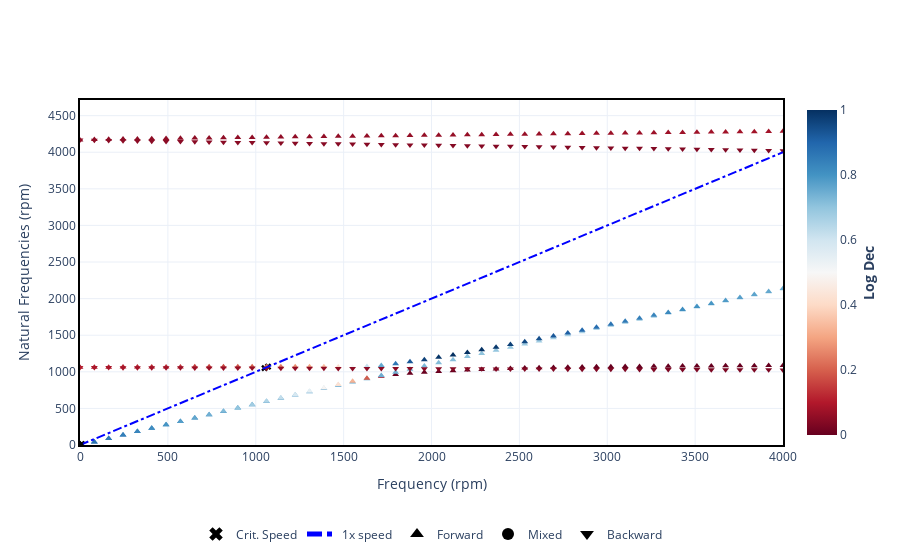

The cell this chart's notebook holds for it:
### Code cell
# The input units must be according to your unit standard system
campbell = rotor.run_campbell(np.linspace(0, 4000 * np.pi / 30, 50))
# Plotting frequency in RPM
campbell.plot(frequency_units="rpm")
